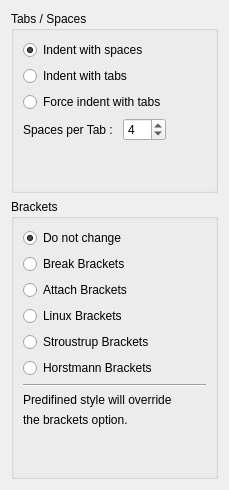
         <widget class="QWidget" name="tabTabBracket">
          <attribute name="title">
           <string>Tab/Bracket</string>
          </attribute>
          <layout class="QVBoxLayout" name="verticalLayout_7">
           <item>
            <widget class="QGroupBox" name="gbBrackets_2">
             <property name="title">
              <string>Tabs / Spaces</string>
             </property>
             <layout class="QGridLayout" name="gridLayout_2">
              <item row="0" column="0" colspan="2">
               <widget class="QRadioButton" name="rbIndentWithSpaces">
                <property name="text">
                 <string>Indent with spaces</string>
                </property>
                <property name="checked">
                 <bool>true</bool>
                </property>
               </widget>
              </item>
              <item row="1" column="0" colspan="2">
               <widget class="QRadioButton" name="rbIndentWithTabs">
                <property name="text">
                 <string>Indent with tabs</string>
                </property>
               </widget>
              </item>
              <item row="2" column="0" colspan="3">
               <widget class="QRadioButton" name="rbForceIndentWithTabs">
                <property name="text">
                 <string>Force indent with tabs</string>
                </property>
               </widget>
              </item>
              <item row="4" column="0">
               <widget class="QLabel" name="labIndentSize">
                <property name="text">
                 <string>Spaces per Tab : </string>
                </property>
               </widget>
              </item>
              <item row="4" column="1" colspan="2">
               <widget class="QSpinBox" name="spbSpacePerTab">
                <property name="value">
                 <number>4</number>
                </property>
               </widget>
              </item>
              <item row="4" column="3">
               <spacer name="horizontalSpacer_2">
                <property name="orientation">
                 <enum>Qt::Horizontal</enum>
                </property>
                <property name="sizeHint" stdset="0">
                 <size>
                  <width>40</width>
                  <height>20</height>
                 </size>
                </property>
               </spacer>
              </item>
              <item row="5" column="0">
               <spacer name="verticalSpacer_5">
                <property name="orientation">
                 <enum>Qt::Vertical</enum>
                </property>
                <property name="sizeHint" stdset="0">
                 <size>
                  <width>20</width>
                  <height>40</height>
                 </size>
                </property>
               </spacer>
              </item>
             </layout>
            </widget>
           </item>
           <item>
            <widget class="QGroupBox" name="gbBrackets">
             <property name="title">
              <string>Brackets</string>
             </property>
             <layout class="QVBoxLayout" name="verticalLayout_6">
              <item>
               <widget class="QRadioButton" name="rbBracketNoChange">
                <property name="text">
                 <string>Do not change</string>
                </property>
                <property name="checked">
                 <bool>true</bool>
                </property>
               </widget>
              </item>
              <item>
               <widget class="QRadioButton" name="rbBracketBreak">
                <property name="text">
                 <string>Break Brackets</string>
                </property>
               </widget>
              </item>
              <item>
               <widget class="QRadioButton" name="rbBracketAttach">
                <property name="text">
                 <string>Attach Brackets</string>
                </property>
               </widget>
              </item>
              <item>
               <widget class="QRadioButton" name="rbBracketLinux">
                <property name="text">
                 <string>Linux Brackets</string>
                </property>
               </widget>
              </item>
              <item>
               <widget class="QRadioButton" name="rbBracketStroustrup">
                <property name="text">
                 <string>Stroustrup Brackets</string>
                </property>
               </widget>
              </item>
              <item>
               <widget class="QRadioButton" name="rbBracketHorstmann">
                <property name="text">
                 <string>Horstmann Brackets</string>
                </property>
               </widget>
              </item>
              <item>
               <widget class="Line" name="line">
                <property name="orientation">
                 <enum>Qt::Horizontal</enum>
                </property>
               </widget>
              </item>
              <item>
               <widget class="QLabel" name="label">
                <property name="text">
                 <string>Predifined style will override</string>
                </property>
               </widget>
              </item>
              <item>
               <widget class="QLabel" name="label_2">
                <property name="text">
                 <string>the brackets option.</string>
                </property>
               </widget>
              </item>
              <item>
               <spacer name="verticalSpacer_6">
                <property name="orientation">
                 <enum>Qt::Vertical</enum>
                </property>
                <property name="sizeHint" stdset="0">
                 <size>
                  <width>20</width>
                  <height>40</height>
                 </size>
                </property>
               </spacer>
              </item>
             </layout>
            </widget>
           </item>
          </layout>
         </widget>
